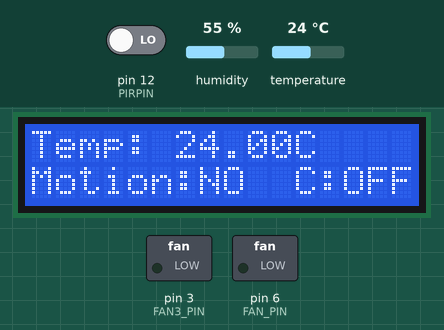
The sketch below on a simulated Arduino Uno, built with avr-gcc and run on an emulated ATmega328P. Parts: 16×2 character LCD, switched loads named in the sketch (green lamp = pin HIGH). The inputs (shaded band) are chosen by the test bench; at power-on: temperature 24 °C, pin 12 (PIRPIN) LOW, humidity 55 %. What the sketch prints to the serial monitor is not drawn.

Above: at 1.2 s.
1.3 s: temperature set to 29 °C
At 2.9 s:
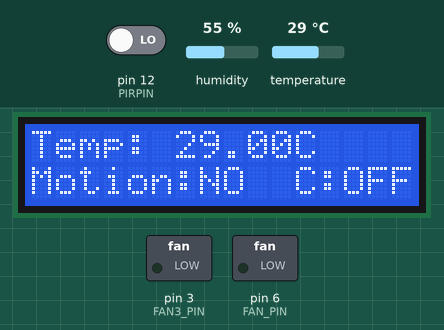
3.7 s: temperature set to 32 °C
At 5.1 s:
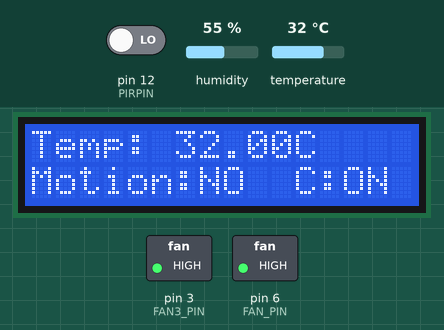
5.7 s: pin 12 (PIRPIN) driven HIGH
At 7.4 s:
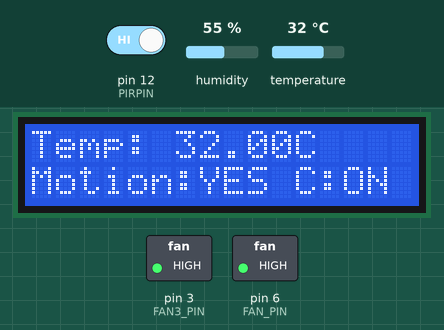
7.8 s: temperature set to 12 °C
At 9.6 s:
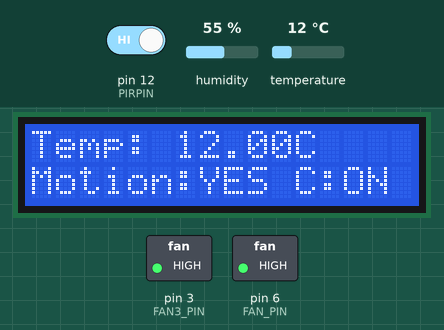
Timing chart, 0 to 10.9 s (numbered marks = the images above; inputs shaded):
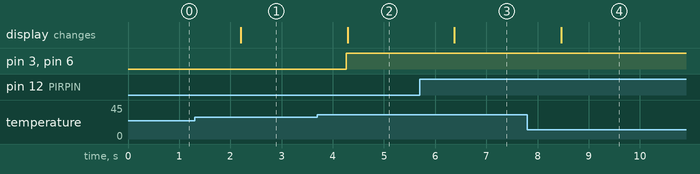

The sketch:

FAN_SPEED_CONTROL.ino
```cpp
#include <DHT.h>
#include <Wire.h>
#include <LiquidCrystal_I2C.h>

#define DHTPIN 11
#define PIRPIN 12
#define FAN_PIN 6         // Main fan (shared)
#define FAN3_PIN 3        // Cold air fan
#define DHTTYPE DHT11

DHT dht(DHTPIN, DHTTYPE);
LiquidCrystal_I2C lcd(0x27, 16, 2);

unsigned long lastMotionTime = 0;
bool motionActive = false;
bool fanState = false;
bool fan3State = false;

const unsigned long motionTimeout = 10000; // 10 seconds

void setup() {
  Serial.begin(115200);
  dht.begin();
  lcd.init();
  lcd.backlight();

  pinMode(PIRPIN, INPUT);
  pinMode(FAN_PIN, OUTPUT);
  pinMode(FAN3_PIN, OUTPUT);

  Serial.println("System initialized");
}

void loop() {
  float temp = dht.readTemperature();
  bool motion = digitalRead(PIRPIN);
  unsigned long now = millis();

  // Motion tracking
  if (motion) {
    lastMotionTime = now;
    motionActive = true;
  } else if (motionActive && (now - lastMotionTime > motionTimeout)) {
    motionActive = false;
  }

  // Main fan control (simplified)
  if (!isnan(temp)) {
    if (temp > 30 || motionActive) {
      digitalWrite(FAN_PIN, HIGH);
      digitalWrite(FAN3_PIN, HIGH);
      fanState = true;
      fan3State = true;
    } else {
      digitalWrite(FAN_PIN, LOW);
      digitalWrite(FAN3_PIN, LOW);
      fanState = false;
      fan3State = false;
    }
  }

  // Serial Output
  Serial.print("Temp: ");
  Serial.print(isnan(temp) ? 0 : temp);
  Serial.print("C | Motion: ");
  Serial.print(motionActive ? "YES" : "NO");
  Serial.print(" | Fan: ");
  Serial.print(fanState ? "ON" : "OFF");
  Serial.print(" | Cold Fan: ");
  Serial.println(fan3State ? "ON" : "OFF");

  // LCD Display
  lcd.clear();
  lcd.setCursor(0, 0);
  lcd.print("Temp: ");
  lcd.print(isnan(temp) ? 0 : temp);
  lcd.print("C");

  lcd.setCursor(0, 1);
  lcd.print(motionActive ? "Motion:YES " : "Motion:NO  ");
  lcd.print(fan3State ? "C:ON" : "C:OFF");

  delay(1000);
}
```

Measured:
- the behaviour switches between 30 and 31 °C on temperature (found by bisection; images 1 and 2)
- after the input at 1.3 s, the display: changes after 0.91 s (image 1)
- after the input at 3.7 s, pin 3 (FAN3_PIN), pin 6 (FAN_PIN): LOW → HIGH after 0.56 s; the display: changes after 0.59 s (image 2)
- after the input at 5.7 s, the display: changes after 0.68 s (image 3)
- after the input at 7.8 s, the display: changes after 0.66 s (image 4)
